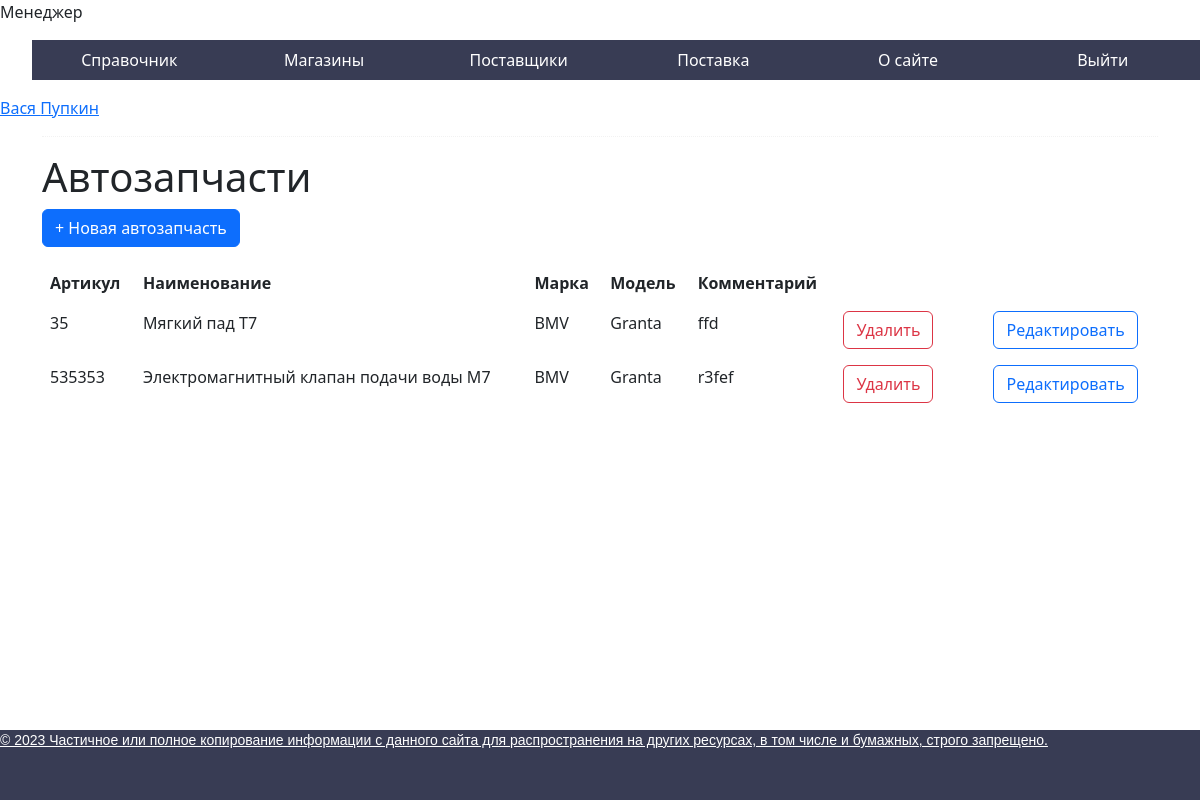
The app's page /storekeeper/auto_parts/ (signed in), older data.
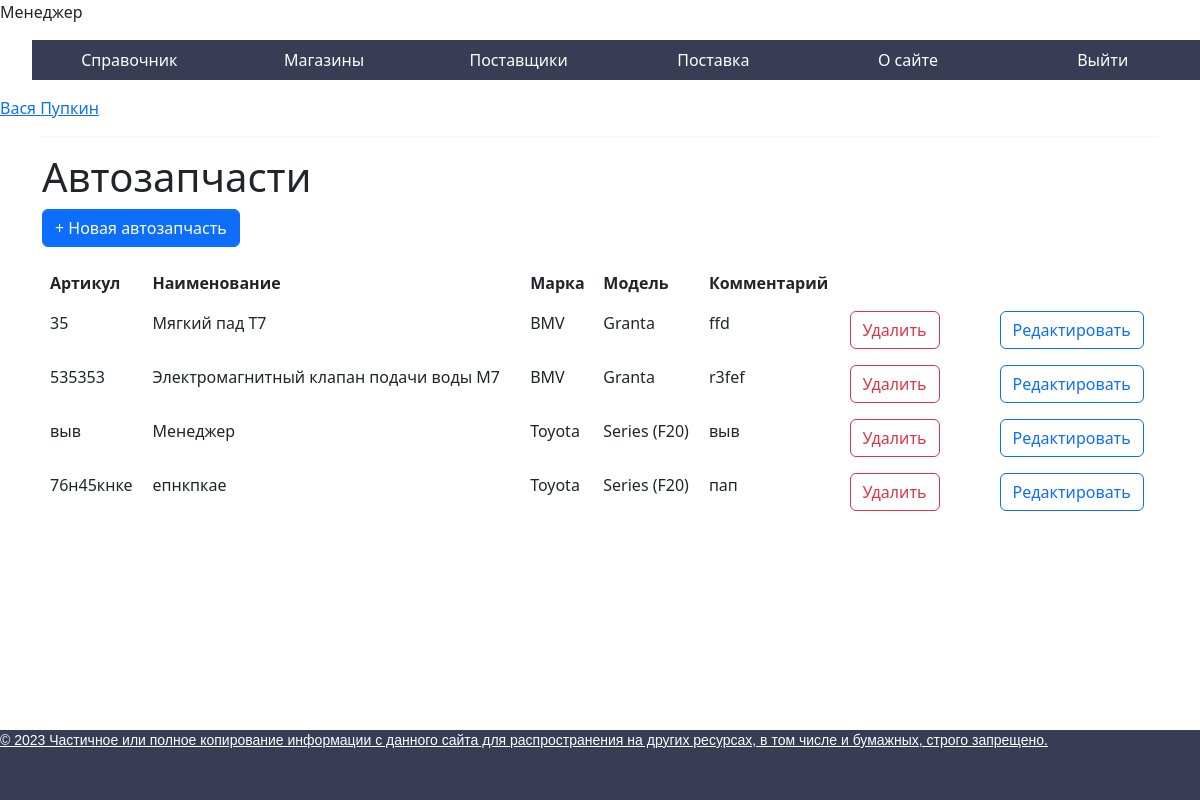
The same page, newer data.
### autodocapp/models.py (models this page shows, shortened)
class CustomUser(AbstractUser):
    ROLES = (
        ('administrator', "Администратор"),
        ('manager', "Менеджер"),
        ('storekeeper', "Кладовщик"),
        ('salesman', "Продавец"),
        ('director', "Директор")
    )
    surname = models.CharField(max_length=30, verbose_name='Фамилия')
    last_name = models.CharField(max_length=30, verbose_name='Отчество')
    birth_date = models.DateField(verbose_name='Дата рождения', null=True)
    photo = models.ImageField(upload_to="photos/%Y/%m/%d/", verbose_name='Фотография')
    role = models.CharField(default='salesman', max_length=50, choices=ROLES, verbose_name='Роль')

class AutoParts (models.Model):
    vendor_code = models.CharField(max_length=20, verbose_name='Артикул')
    name = models.CharField(max_length=20, verbose_name='Наименование')
    id_brand_and_models = models.ForeignKey('BrandsAndModels', on_delete=models.PROTECT, verbose_name='Автомобиль')
    id_manufacturer = models.ForeignKey('Manufacturers', on_delete=models.PROTECT, verbose_name='Производитель')
    comment = models.TextField(verbose_name='Комментарий')

class BrandsAndModels (models.Model):
    id_brand = models.ForeignKey('Brands', on_delete=models.CASCADE, verbose_name='Марка автомобиля')
    id_model = models.ForeignKey('Models', on_delete=models.CASCADE, verbose_name='Модель')

class Brands(models.Model):
    brand = models.CharField(max_length=50, verbose_name='Марка автозапчасти')
    def __str__(self):
        return self.brand

class Models (models.Model):
    model = models.CharField(max_length=50, verbose_name='Модель марки')
    def __str__(self):
        return self.model

### autodocapp/views/storekeeper/auto_parts.py (the view)
def PrintAutoParts(request):
    if request.user.is_authenticated:
        role = CheckRole(request)
        brands_and_models = BrandsAndModels.objects.all()
        brands = Brands.objects.all()
        models = Models.objects.all()
        manufacturers = Manufacturers.objects.all()
        auto_parts = AutoParts.objects.all()
        context = {
            'role': role,
            'title': 'Список автозапчастей',
            'brands_and_models': brands_and_models,
            'brands': brands,
            'models': models,
            'manufacturers': manufacturers,
            'auto_parts': auto_parts
        }
        return render(request, 'autodocapp/auto_parts.html', context)
    else:
        return redirect('authorization')

### autodocapp/views/__init__.py (called while the page is built)
def CheckRole(request):
    user = request.user
    role = dict(CustomUser.ROLES).get(user.role)
    return role

### autodocapp/templates/autodocapp/auto_parts.html (shortened to what this page needs)
{% extends 'autodocapp/base.html' %}
{% block content %}
<div class="container">
    <div class="col-md-12 well">
        <hr style="border-top:1px dotted #ccc;"/>
        <h1 class="page-header">Автозапчасти</h1>
        <p>
            <button class="btn btn-primary js-create" type="button">
                + Новая автозапчасть
            </button>
        </p>
        <table class="table table-borderless table-hover" id="table">
            <thead>
            <tr>
                <th scope="col">Артикул</th>
                <th scope="col">Наименование</th>
                <th scope="col">Марка</th>
                <th scope="col">Модель</th>
                <th scope="col">Комментарий</th>
            </tr>
            </thead>
            <tbody>
            {% for record in auto_parts %}
            <tr class="record">
                <td>{{record.vendor_code}}</td>
                <td>{{record.name}}</td>
                <td id="{{ record.id_brand_and_models.id_brand.id }}">{{record.id_brand_and_models.id_brand}}</td>
                <td id="{{ record.id_brand_and_models.id_model.id }}">{{record.id_brand_and_models.id_model}}</td>
                <td>{{record.comment}}</td>
                <td style="width: 150px">
                    <a class="btn_delete_record btn-outline-danger" href="{% url 'delete_brand_and_model' record.id %}">
                        <button class="btn btn-outline-danger">Удалить</button>
                    </a>
                </td>
                <td>
                    <a class="BthEditBrandAndModel btn-outline-primary"
                       href="{% url 'edit_brand_and_model' record.id %}">
                        <button class="btn btn-outline-primary">Редактировать</button>
                    </a>
                </td>
            </tr>
            {% empty %}
            <tr>
                <td class="text-center" colspan="8">Нет автозапчастей</td>
            </tr>
            {% endfor %}
            </tbody>
        </table>
    </div>
</div>
{% endblock %}

### autodocapp/templates/autodocapp/base.html (shortened to what this page needs)
{% load static %}
<!DOCTYPE html>
<html lang="en">
<head>
    <link  href="{% static 'autodocapp/css/styles.css' %}" rel="stylesheet">
    <link  href="{% static 'bootstrap/css/bootstrap.min.css' %}" rel="stylesheet">
</head>
<body>
{% if role == 'Администратор' %}
    <p>Администратор</p>
    <ul class="menu">
        <li><a href="">Автозапчасти</a></li>
        <li><a href="">Автозапчасти в магазине</a></li>
        <li><a href="">О сайте</a></li>
        <li><a href="{% url 'logout' %}">Выйти</a></li>
    </ul>
{% elif role == 'Менеджер' %}
    <p>Менеджер</p>
    <ul class="menu">
        <li><a href="">Справочник</a>
        </li>
        <li><a href="{% url 'store_departments' %}">Магазины</a></li>
        <li><a href="{% url 'suppliers' %}">Поставщики</a></li>
        <li><a href="{% url 'supply' %}">Поставка</a></li>
        <li><a href="{% url 'about' %}">О сайте</a></li>
        <li><a href="{% url 'logout' %}">Выйти</a></li>
    </ul>
{% endif %}
<a href="">{{ user.first_name }} {{ user.surname }}</a>
{% block content %}
{% endblock %}
<div id="footer">
    <p>&copy; 2023 Частичное или полное копирование информации с данного сайта для распространения на других ресурсах, в том числе и бумажных, строго запрещено.</p>
</div>
</body>
</html>

### autodocapp/static/autodocapp/css/styles.css (style rules this page uses)
.menu { display: flex; }
.menu li { width: 200px; list-style: none; background: #383c54; position: relative; }
.menu a { color: #fff; text-decoration: none; display: block; text-align: center; padding: 0 10px; height: 40px; line-height: 40px; transition: all .5s; }
#footer { background: #383c54; color: #aaa; font-size: 14px; font-family: Verdana, Geneva, Arial, Helvetica; text-align: left; overflow: hidden; position:fixed; right:0; bottom:0; width:100%; height: 70px; }
#footer p { text-decoration: underline; color: #fff; }
.container { background-color: #FFFFFF; }

Row changes from the older to the newer data that the page shows:
added AutoParts: vendor_code "выв", name "Менеджер", id_brand_and_models.id_brand "Toyota", id_brand_and_models.id_model "Series (F20)", comment "выв"
added AutoParts: vendor_code "76н45кнке", name "епнкпкае", id_brand_and_models.id_brand "Toyota", id_brand_and_models.id_model "Series (F20)", comment "пап"
